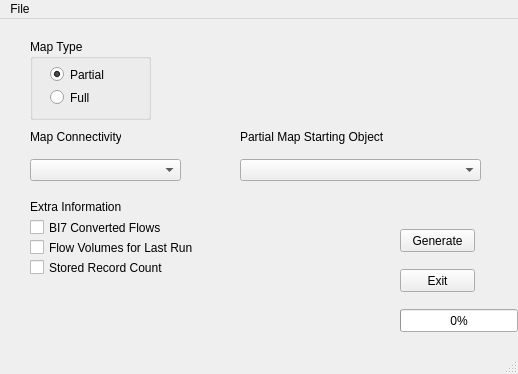
<?xml version="1.0" encoding="UTF-8"?>
<ui version="4.0">
 <class>BWMapping</class>
 <widget class="QMainWindow" name="BWMapping">
  <property name="geometry">
   <rect>
    <x>0</x>
    <y>0</y>
    <width>518</width>
    <height>374</height>
   </rect>
  </property>
  <property name="sizePolicy">
   <sizepolicy hsizetype="Fixed" vsizetype="Fixed">
    <horstretch>0</horstretch>
    <verstretch>0</verstretch>
   </sizepolicy>
  </property>
  <property name="windowTitle">
   <string>BW Mapping Tool</string>
  </property>
  <property name="windowIcon">
   <iconset>
    <normaloff>thread_16xLG.png</normaloff>thread_16xLG.png</iconset>
  </property>
  <widget class="QWidget" name="centralwidget">
   <widget class="QGroupBox" name="groupBox_2">
    <property name="geometry">
     <rect>
      <x>30</x>
      <y>20</y>
      <width>121</width>
      <height>81</height>
     </rect>
    </property>
    <property name="title">
     <string>Map Type</string>
    </property>
    <widget class="QRadioButton" name="partialmap_radio">
     <property name="geometry">
      <rect>
       <x>20</x>
       <y>20</y>
       <width>82</width>
       <height>31</height>
      </rect>
     </property>
     <property name="text">
      <string>Partial</string>
     </property>
     <property name="checked">
      <bool>true</bool>
     </property>
    </widget>
    <widget class="QRadioButton" name="fullmap_radio">
     <property name="geometry">
      <rect>
       <x>20</x>
       <y>50</y>
       <width>82</width>
       <height>17</height>
      </rect>
     </property>
     <property name="text">
      <string>Full</string>
     </property>
    </widget>
   </widget>
   <widget class="QComboBox" name="map_connectivity_combo">
    <property name="geometry">
     <rect>
      <x>30</x>
      <y>140</y>
      <width>151</width>
      <height>22</height>
     </rect>
    </property>
   </widget>
   <widget class="QComboBox" name="map_startpoint_combo">
    <property name="geometry">
     <rect>
      <x>240</x>
      <y>140</y>
      <width>241</width>
      <height>22</height>
     </rect>
    </property>
   </widget>
   <widget class="QLabel" name="label">
    <property name="geometry">
     <rect>
      <x>30</x>
      <y>110</y>
      <width>91</width>
      <height>16</height>
     </rect>
    </property>
    <property name="text">
     <string>Map Connectivity</string>
    </property>
   </widget>
   <widget class="QLabel" name="label_2">
    <property name="geometry">
     <rect>
      <x>240</x>
      <y>110</y>
      <width>181</width>
      <height>16</height>
     </rect>
    </property>
    <property name="text">
     <string>Partial Map Starting Object</string>
    </property>
   </widget>
   <widget class="QLabel" name="label_3">
    <property name="geometry">
     <rect>
      <x>30</x>
      <y>180</y>
      <width>91</width>
      <height>16</height>
     </rect>
    </property>
    <property name="text">
     <string>Extra Information:</string>
    </property>
   </widget>
   <widget class="QPushButton" name="generate_pushButton">
    <property name="geometry">
     <rect>
      <x>400</x>
      <y>210</y>
      <width>75</width>
      <height>23</height>
     </rect>
    </property>
    <property name="text">
     <string>Generate</string>
    </property>
   </widget>
   <widget class="QProgressBar" name="progressBar">
    <property name="geometry">
     <rect>
      <x>400</x>
      <y>290</y>
      <width>118</width>
      <height>23</height>
     </rect>
    </property>
    <property name="value">
     <number>0</number>
    </property>
   </widget>
   <widget class="QPushButton" name="exitButton">
    <property name="geometry">
     <rect>
      <x>400</x>
      <y>250</y>
      <width>75</width>
      <height>23</height>
     </rect>
    </property>
    <property name="text">
     <string>Exit</string>
    </property>
   </widget>
   <widget class="QCheckBox" name="BI7_checkBox">
    <property name="geometry">
     <rect>
      <x>30</x>
      <y>200</y>
      <width>171</width>
      <height>17</height>
     </rect>
    </property>
    <property name="text">
     <string>BI7 Converted Flows</string>
    </property>
   </widget>
   <widget class="QCheckBox" name="flowVol_checkBox">
    <property name="geometry">
     <rect>
      <x>30</x>
      <y>220</y>
      <width>181</width>
      <height>17</height>
     </rect>
    </property>
    <property name="text">
     <string>Flow Volumes for Last Run</string>
    </property>
   </widget>
   <widget class="QCheckBox" name="storedRec_checkBox">
    <property name="geometry">
     <rect>
      <x>30</x>
      <y>240</y>
      <width>171</width>
      <height>17</height>
     </rect>
    </property>
    <property name="text">
     <string>Stored Record Count</string>
    </property>
   </widget>
  </widget>
  <widget class="QMenuBar" name="menubar">
   <property name="geometry">
    <rect>
     <x>0</x>
     <y>0</y>
     <width>518</width>
     <height>21</height>
    </rect>
   </property>
   <widget class="QMenu" name="menuFile">
    <property name="title">
     <string>File</string>
    </property>
    <addaction name="fileRegenerate_Database"/>
    <addaction name="actionLocate_dot"/>
   </widget>
   <addaction name="menuFile"/>
  </widget>
  <widget class="QStatusBar" name="statusbar"/>
  <action name="fileRegenerate_Database">
   <property name="text">
    <string>Regenerate Database</string>
   </property>
  </action>
  <action name="actionLocate_dot">
   <property name="text">
    <string>Locate 'dot' Executable</string>
   </property>
  </action>
 </widget>
 <resources/>
 <connections/>
</ui>
